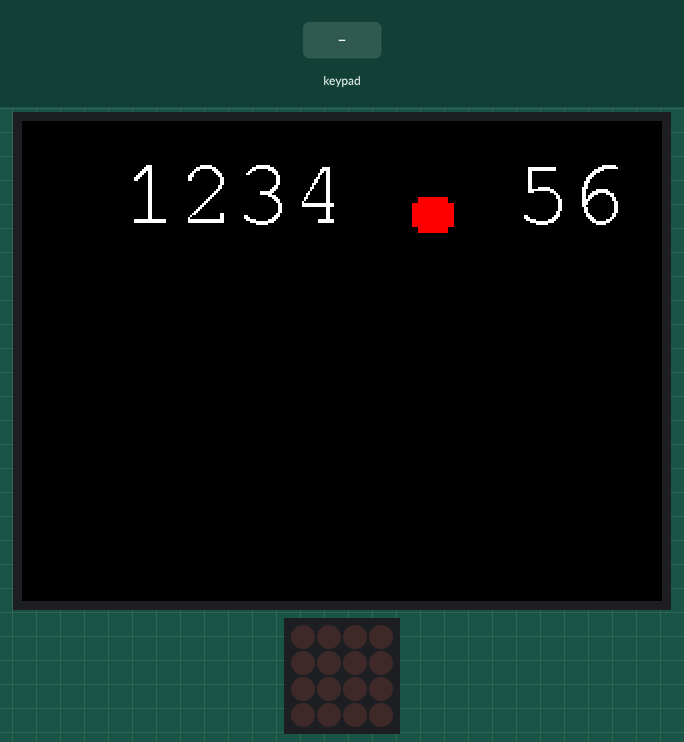
Simulated run of this sketch. Board: Arduino Uno, built with avr-gcc and run on an emulated ATmega328P. Parts: 320×240 colour display, 4×4 LED matrix. Inputs (shaded band) come from the test bench. What the sketch prints to the serial monitor is not drawn.

Above: at 1.4 s.
1.5 s: keypad keys 1 2 A pressed 0.4 s apart
At 1.59 s:
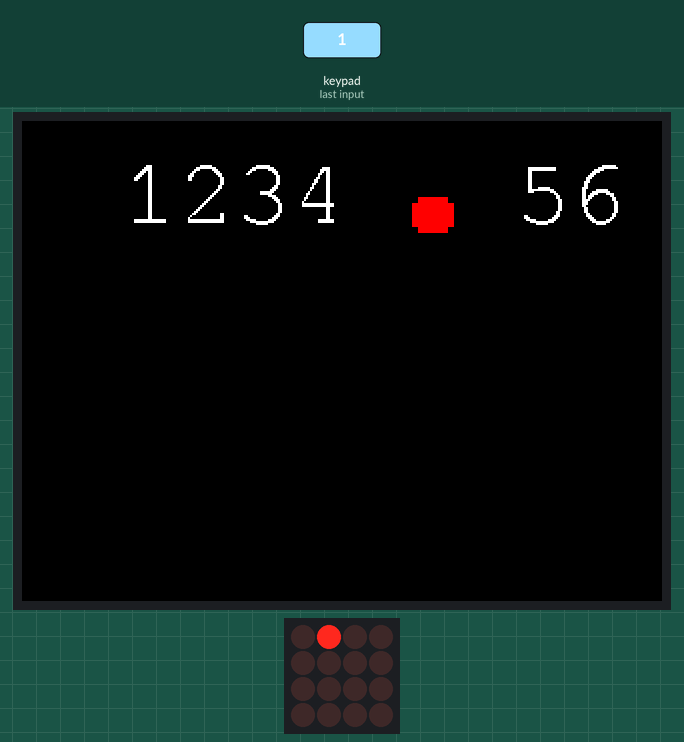
4.2 s: key '0' pressed
At 4.28 s:
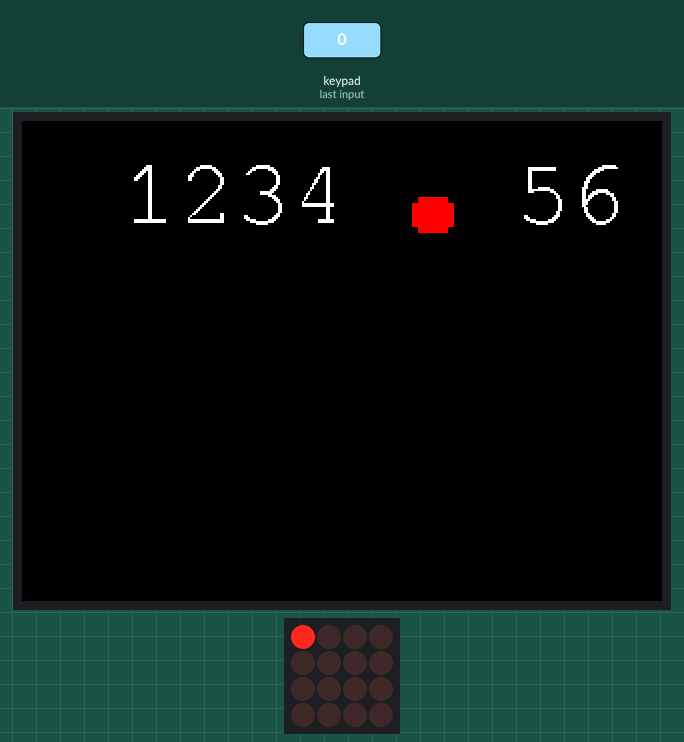
5.8 s: keypad keys 2 5 D pressed 0.4 s apart
At 5.9 s:
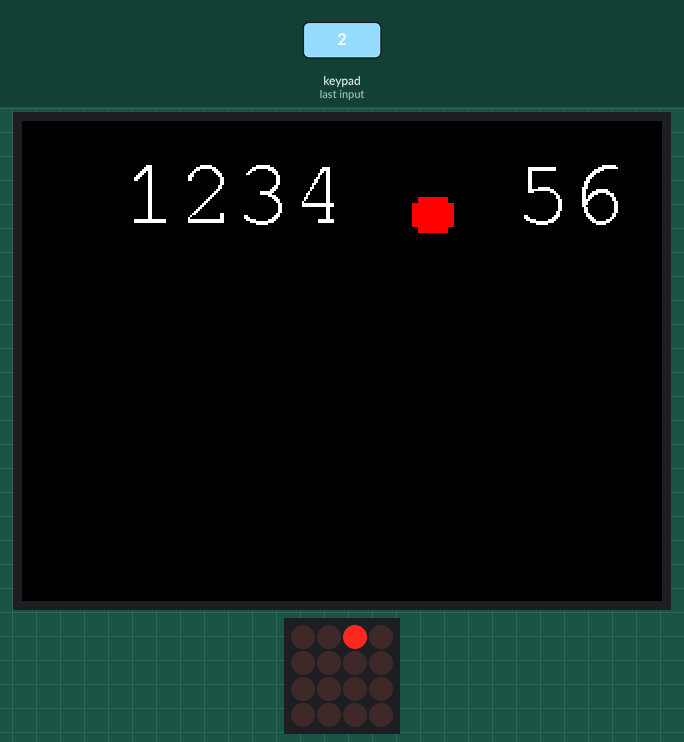
8.5 s: key '3' pressed
At 8.59 s:
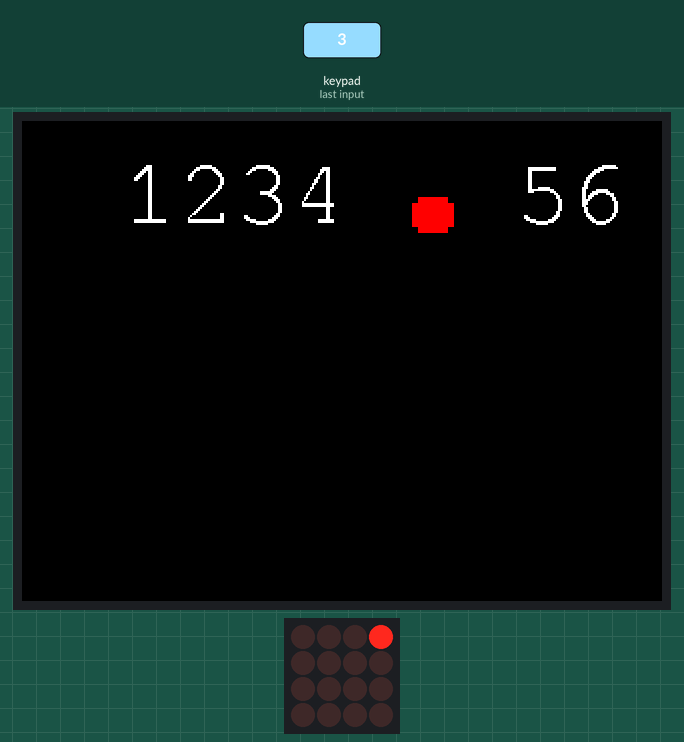
10.1 s: key '4' pressed
At 10.18 s:
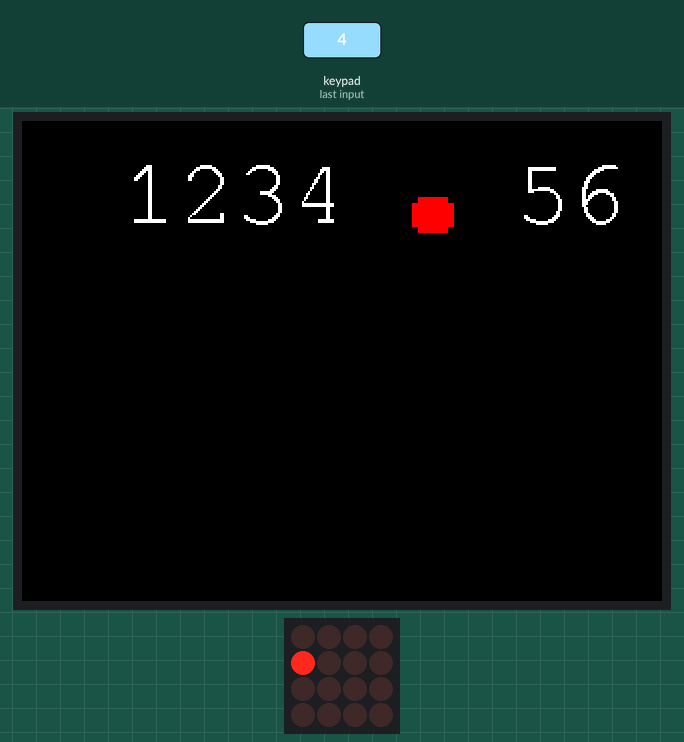
11.7 s: key '6' pressed
At 11.8 s:
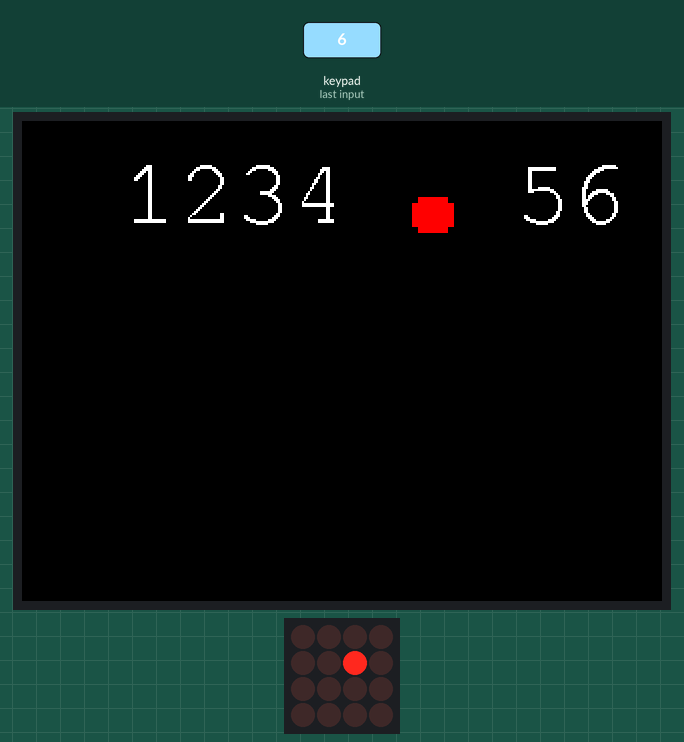
Timing chart, 0 to 14.3 s (numbered marks = the images above; inputs shaded):
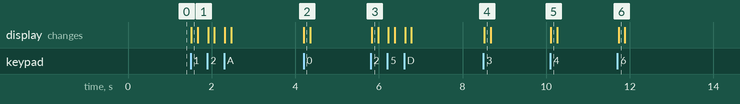

Measured:
- after the input at 1.5 s, the display: changes at once (image 1)
- after the input at 4.2 s, the display: changes at once (image 2)
- after the input at 5.8 s, the display: changes at once (image 3)
- after the input at 8.5 s, the display: changes at once (image 4)
- after the input at 10.1 s, the display: changes at once (image 5)
- after the input at 11.7 s, the display: changes at once (image 6)

The sketch:

Numbers.ino
```cpp
#include "SPI.h"
#include "Adafruit_GFX.h"
#include "Adafruit_ILI9340.h"
#include "Fonts/FreeMono24pt7b.h"

#include <Wire.h>
#include "Adafruit_Trellis.h"

#if defined(__SAM3X8E__)
    #undef __FlashStringHelper::F(string_literal)
    #define F(string_literal) string_literal
#endif

// These are the pins used for the UNO
// for Due/Mega/Leonardo use the hardware SPI pins (which are different)
#define _sclk 13
#define _miso 12
#define _mosi 11
#define _cs 10
#define _rst 9
#define _dc 8

// Use hardware SPI for TFT
Adafruit_ILI9340 tft = Adafruit_ILI9340(_cs, _dc, _rst);

//Trellis
Adafruit_Trellis matrix0 = Adafruit_Trellis();
Adafruit_TrellisSet trellis =  Adafruit_TrellisSet(&matrix0);

void setup() {
    Serial.begin(9600);
    while (!Serial);

    //TFT
    tft.begin();
    tft.setRotation(1);
    tft.setFont(&FreeMono24pt7b);
    testText();

    //Trellis
    trellis.begin(0x70);
}

void loop(void) {
    delay(30);
    // If a button was just pressed or released...
    if (trellis.readSwitches()) {
      // go through every button
      for (uint8_t i=0; i<16; i++) {
        // if it was pressed, turn it on
        if (trellis.justPressed(i)) {
          Serial.print("v"); Serial.println(i);
          trellis.setLED(i);
        }
        // if it was released, turn it off
        if (trellis.justReleased(i)) {
          Serial.print("^"); Serial.println(i);
          trellis.clrLED(i);
        }
      }
      // tell the trellis to set the LEDs we requested
      trellis.writeDisplay();
    }
}

unsigned long testText() {
  tft.fillScreen(ILI9340_BLACK);
  unsigned long start = micros();
  tft.setCursor(50, 50);
  tft.setTextColor(ILI9340_WHITE);  tft.setTextSize(1);
  tft.print(1234);
  tft.setTextColor(ILI9340_RED);  tft.setTextSize(3);
  tft.print('.');
  tft.setTextColor(ILI9340_WHITE);  tft.setTextSize(1);
  tft.print(56);
  return micros() - start;
}
```
